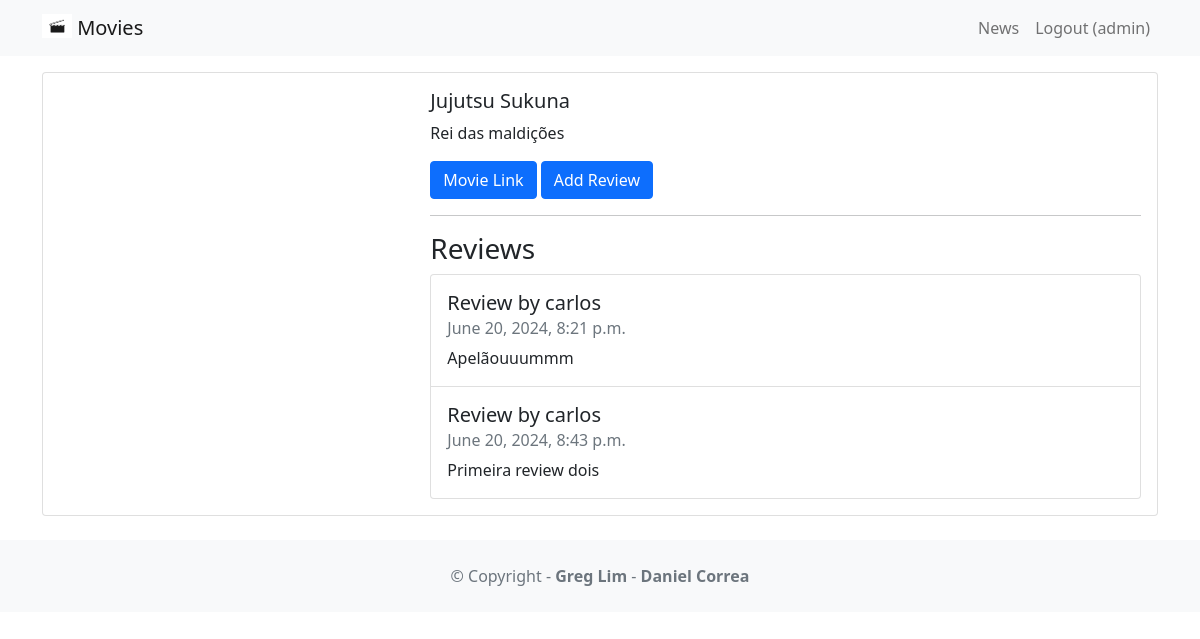
The app's page /movie/1 (signed in) with its own data.
### movie/models.py (models this page shows, shortened)
class Movie(models.Model):
    title = models.CharField(max_length=100)
    description = models.CharField(max_length=250)
    image = models.ImageField(upload_to='movie/images/')
    url = models.URLField(blank=True)

class Review(models.Model):
    text = models.CharField(max_length=100)
    date = models.DateTimeField(auto_now_add=True)
    user = models.ForeignKey(User,on_delete=models.CASCADE)
    movie = models.ForeignKey(Movie,on_delete=models.CASCADE)
    watchAgain = models.BooleanField()

### movie/views.py (the view)
# urls.py: path('<int:movie_id>', views.detail, name='detail'),
def detail(request, movie_id):
    movie = get_object_or_404(Movie,pk=movie_id)
    reviews = Review.objects.filter(movie = movie)
    return render(request, 'detail.html', {'movie':movie, 'reviews': reviews})

### movie/templates/detail.html (shortened to what this page needs)
{% extends 'base.html' %}
{% block content %}
    <div class="card mb-3">
        <div class="row g-0">
            <div class="col-md-4">
            </div>
            <div class="col-md-8">
                <div class="card-body">
                    <h5 class="card-title">{{ movie.title }}</h5>
                    <p class="card-text">{{ movie.description }}</p>
                    <p class="card-text">
                        {% if movie.url %}
                            <a href="{{ movie.url }}" class="btn btn-primary">
                            Movie Link
                            </a>
                        {% endif %}
                        {% if user.is_authenticated %}
                            <a href="{% url 'createreview' movie.id %}" class="btn btn-primary">
                                Add Review
                            </a>
                        {% endif %}
                    </p>
                    <hr/>
                    <h3>Reviews</h3>
                    <ul class="list-group">
                        {% for review in reviews %}
                            <li class="list-group-item pb-3 pt-3">
                                <h5 class="card-title">
                                    Review by {{ review.user.username }}
                                </h5>
                                <h6 class="card-subtitle mb-2 text-muted">
                                    {{ review.date }}
                                </h6>
                                <p class="card-text">{{ review.text }}</p>
                            </li>
                        {% endfor %}
                    </ul>
                </div>
            </div>
        </div>
    </div>
{% endblock content %}

### moviereviews/templates/base.html (shortened to what this page needs)
<!DOCTYPE html>
<html>
<head>
    <link href="https://cdn.jsdelivr.net/npm/bootstrap@5.1.1/dist/css/bootstrap.min.css" rel="stylesheet"/>
</head>
<body>
    <nav class="navbar navbar-expand-lg navbar-light bg-light mb-3">
        <div class="container">
            <a class="navbar-brand" href="{% url 'home' %}">
                {% load static %}
                <img src="{% static 'images/movie.jpg' %}" alt="" width="30" height="24" class="d-inline-block align-text-top" />
                Movies
            </a>
            <div class="collapse navbar-collapse" id="navbarNavAltMarkup">
                <div class="navbar-nav ms-auto">
                    <a class="nav-link" href="{% url 'news' %}">News</a>
                    {% if user.is_authenticated %}
                        <a class="nav-link" href="{% url 'logoutaccount' %}">
                            Logout ({{ user.username }})
                        </a>
                    {% else %}
                        <a class="nav-link" href="{% url 'loginaccount' %}">Login</a>
                        <a class="nav-link" href="{% url 'signupaccount' %}">Sign Up</a>
                    {% endif %}
                </div>
            </div>
        </div>
    </nav>
    <div class="container">
        {% block content %}
        {% endblock content %}
    </div>
    <footer class="text-center text-lg-start bg-light text-muted mt-4">
        <div class="text-center p-4">
            © Copyright -
            <a class="text-reset fw-bold text-decoration-none" target="_blank" href="https://twitter.com/greglim81">
                Greg Lim
            </a> -
            <a class="text-reset fw-bold text-decoration-none" target="_blank" href="https://twitter.com/danielgarax">
                Daniel Correa
            </a>
        </div>
    </footer>
</body>
</html>

### records on screen
Movie: title "Jujutsu Sukuna", description "Rei das maldições"
Review: user.username "carlos", date "June 20, 2024, 8:21 p.m.", text "Apelãouuummm"
Review: user.username "carlos", date "June 20, 2024, 8:43 p.m.", text "Primeira review dois"

### other values on screen
{{ user.username }} "admin"
